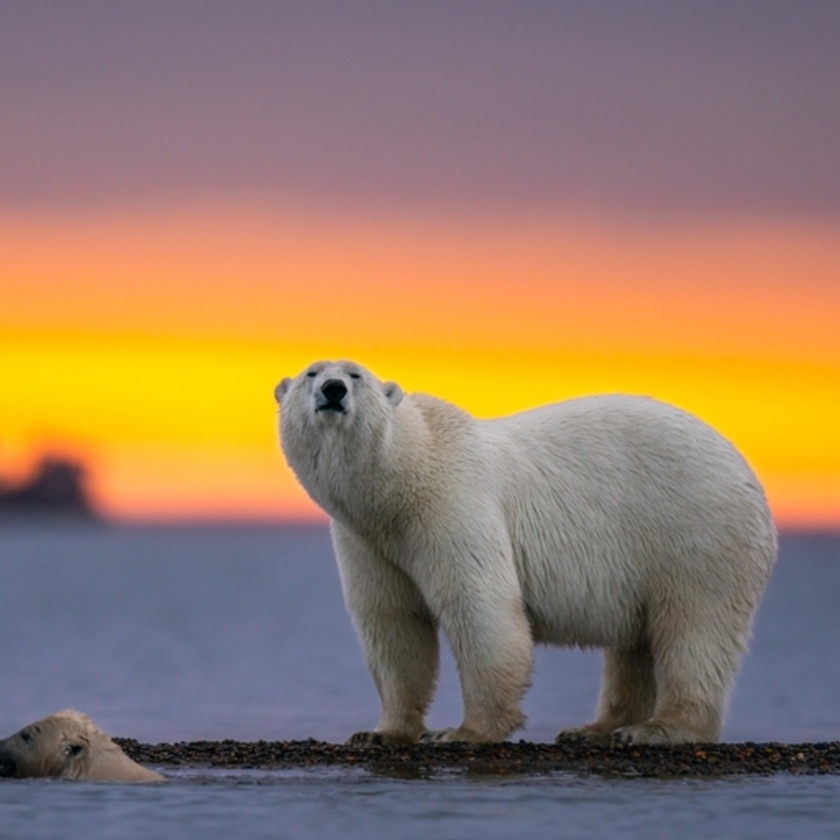
//> input picture images/input/1024X1024.jpg, 840 x 840 px, shrunk from 1024 x 1024 before the run
$ ./denoise_pthreads_edge ../images/input/1024X1024.jpg 100   (built with g++ and OpenCV 4)
//> lines starting //> are read from the running program, lines starting //| are printed output that depends on the picture; after the words box and inside, x2 and y2 are one past the last pixel; in counts of white or black regions, pixels touching at a corner belong together
#include <opencv2/opencv.hpp>
#include <iostream>
#include <chrono>
#include <cmath>
#include <pthread.h>
#include <vector>

using namespace std;
using namespace cv;
using namespace std::chrono;

static const float GAUSS[3][3] = {
    {1 / 16.0f, 2 / 16.0f, 1 / 16.0f},
    {2 / 16.0f, 4 / 16.0f, 2 / 16.0f},
    {1 / 16.0f, 2 / 16.0f, 1 / 16.0f}};

static const int SOBEL_X[3][3] = {
    {-1, 0, 1},
    {-2, 0, 2},
    {-1, 0, 1}};

static const int SOBEL_Y[3][3] = {
    {-1, -2, -1},
    {0, 0, 0},
    {1, 2, 1}};

struct ThreadData
{
    const Mat *input;
    Mat *output;
    int startRow;
    int endRow;
    bool doSobel;
};

void *worker(void *arg)
{
    ThreadData *data = (ThreadData *)arg;
    const Mat &input = *(data->input);
    Mat &output = *(data->output);
    for (int i = max(1, data->startRow); i < min(input.rows - 1, data->endRow); i++)
    {
        for (int j = 1; j < input.cols - 1; j++)
        {
            if (!data->doSobel)
            {
                float sum = 0.0f;
                for (int ki = -1; ki <= 1; ki++)
                {
                    for (int kj = -1; kj <= 1; kj++)
                    {
                        sum += input.at<uchar>(i + ki, j + kj) * GAUSS[ki + 1][kj + 1];
                    }
                }
                output.at<uchar>(i, j) = static_cast<uchar>(sum);
            }
            else
            {
                int gx = 0, gy = 0;
                for (int ki = -1; ki <= 1; ki++)
                {
                    for (int kj = -1; kj <= 1; kj++)
                    {
                        uchar pixel = input.at<uchar>(i + ki, j + kj);
                        gx += pixel * SOBEL_X[ki + 1][kj + 1];
                        gy += pixel * SOBEL_Y[ki + 1][kj + 1];
                    }
                }
                int mag = static_cast<int>(sqrt(gx * gx + gy * gy));
                output.at<uchar>(i, j) = saturate_cast<uchar>(mag);
            }
        }
    }
    pthread_exit(nullptr);
}

Mat runPthreadStage(const Mat &input, int numThreads, bool sobel)
{
    Mat output = sobel ? Mat::zeros(input.size(), CV_8UC1) : input.clone();
    vector<pthread_t> threads(numThreads);
    vector<ThreadData> threadData(numThreads);
    int rowsPerThread = input.rows / numThreads;
    for (int t = 0; t < numThreads; t++)
    {
        threadData[t].input = &input;
        threadData[t].output = &output;
        threadData[t].startRow = t * rowsPerThread;
        threadData[t].endRow = (t == numThreads - 1) ? input.rows : (t + 1) * rowsPerThread;
        threadData[t].doSobel = sobel;
        pthread_create(&threads[t], nullptr, worker, &threadData[t]);
    }
    for (int t = 0; t < numThreads; t++)
    {
        pthread_join(threads[t], nullptr);
    }
    return output;
}

int main(int argc, char **argv)
{
    if (argc < 3)
    {
        cerr << "Usage: ./pthread_denoise_edge <image_path> <threads>\n";
        return 1;
    }
    string imagePath = argv[1];
    int threads = atoi(argv[2]);
    Mat img = imread(imagePath, IMREAD_GRAYSCALE);
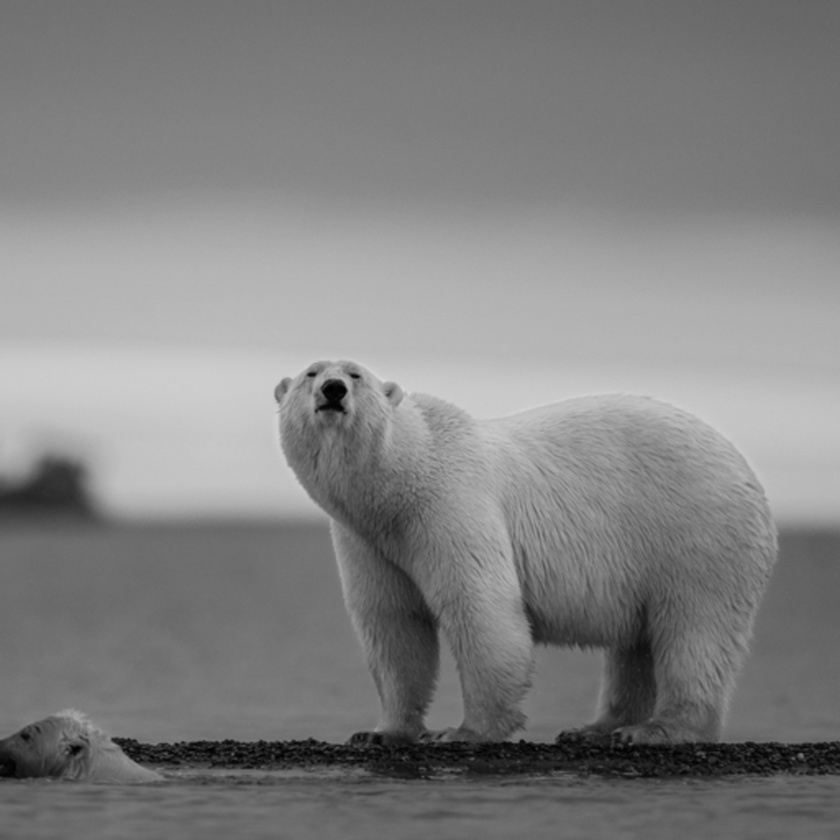
//> img: 840 rows x 840 cols, CV_8UC1; min 0, max 216, mean 129.5
    if (img.empty())
    {
        cerr << "Failed to load image\n";
        return 1;
    }
    auto start = high_resolution_clock::now();
    Mat denoised = runPthreadStage(img, threads, false);
//> after the loop in runPthreadStage, `for (int t = 0; t < numThreads; t++)`: threads = 100 values, max 140009131976384 at index 0, min 0 at index 42, mean 5.88e+13
//> after the loop in runPthreadStage, `for (int t = 0; t < numThreads; t++)`: output: 840 rows x 840 cols, CV_8UC1; 18.01% of pixels changed, all inside (x1, y1, x2, y2) = (1, 1, 839, 336)
    Mat edges = runPthreadStage(denoised, threads, true);
//> call 2 of runPthreadStage, with numThreads = 100, sobel = true
//> in runPthreadStage (call 2), `Mat output = sobel ? Mat::zeros(input.size(), CV_8UC1) : input.clone();`: output: 840 rows x 840 cols, CV_8UC1; every value is 0
//> after the loop in runPthreadStage (call 2), `for (int t = 0; t < numThreads; t++)`: threads = 100 values, max 140009131169472 at index 0, min 0 at index 42, mean 5.88e+13
//> after the loop in runPthreadStage (call 2), `for (int t = 0; t < numThreads; t++)`:
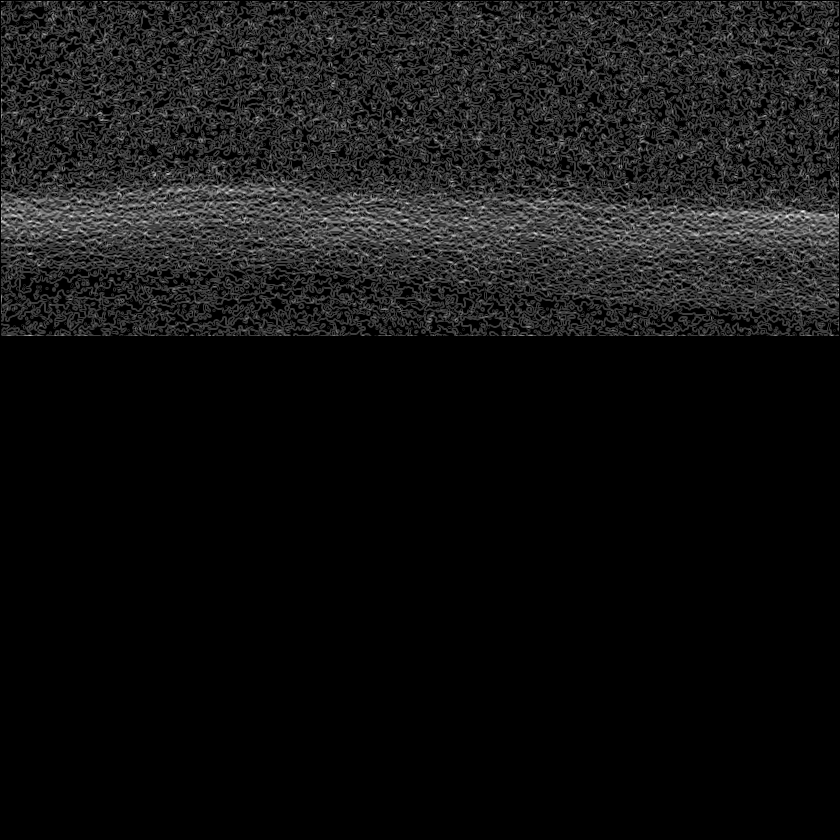
//> output: 840 rows x 840 cols, CV_8UC1; min 0, max 16, mean 1.17; drawn with min black and max white
    auto end = high_resolution_clock::now();
    double elapsed = duration<double, milli>(end - start).count();
    imwrite("pthread_denoised.png", denoised);
    imwrite("pthread_edges.png", edges);
    cout << "Pthreads execution time: " << elapsed << " ms\n";
    cout << "Threads: " << threads << "\n";
    return 0;
}
